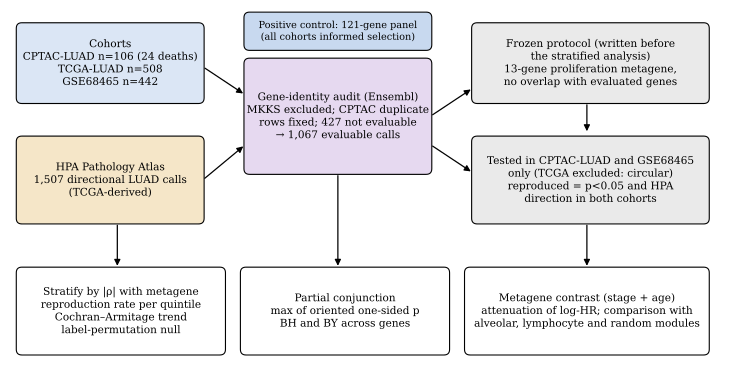

Recreate this plot in Python.
import matplotlib; matplotlib.use('Agg'); import matplotlib.pyplot as plt
from matplotlib.patches import FancyBboxPatch, FancyArrowPatch
plt.rcParams.update({'font.size':8,'font.family':'serif'})
fig,ax=plt.subplots(figsize=(9.2,4.6)); ax.set_xlim(0,10); ax.set_ylim(0,5); ax.axis('off')
def box(x,y,w,h,t,c,fs=7.6,bold=False):
    ax.add_patch(FancyBboxPatch((x,y),w,h,boxstyle='round,pad=0.02,rounding_size=0.08',fc=c,ec='k',lw=.8))
    ax.text(x+w/2,y+h/2,t,ha='center',va='center',fontsize=fs,fontweight='bold' if bold else 'normal',linespacing=1.3)
def arr(a,b): ax.add_patch(FancyArrowPatch(a,b,arrowstyle='-|>',mutation_scale=9,lw=.9,color='k'))
box(0.1,3.7,2.6,1.1,'Cohorts\nCPTAC-LUAD n=106 (24 deaths)\nTCGA-LUAD n=508\nGSE68465 n=442','#dbe6f5')
box(0.1,2.0,2.6,1.2,'HPA Pathology Atlas\n1,507 directional LUAD calls\n(TCGA-derived)','#f5e6c8')
box(3.3,2.7,2.6,1.6,'Gene-identity audit (Ensembl)\nMKKS excluded; CPTAC duplicate\nrows fixed; 427 not evaluable\n→ 1,067 evaluable calls','#e6d9f0',bold=False)
box(6.5,3.7,3.3,1.1,'Frozen protocol (written before\nthe stratified analysis)\n13-gene proliferation metagene,\nno overlap with evaluated genes','#eaeaea')
box(6.5,2.0,3.3,1.2,'Tested in CPTAC-LUAD and GSE68465\nonly (TCGA excluded: circular)\nreproduced = p<0.05 and HPA\ndirection in both cohorts','#eaeaea')
box(0.1,0.15,2.9,1.2,'Stratify by |ρ| with metagene\nreproduction rate per quintile\nCochran–Armitage trend\nlabel-permutation null','#ffffff',bold=False)
box(3.25,0.15,2.9,1.2,'Partial conjunction\nmax of oriented one-sided p\nBH and BY across genes','#ffffff')
box(6.4,0.15,3.4,1.2,'Metagene contrast (stage + age)\nattenuation of log-HR; comparison with\nalveolar, lymphocyte and random modules','#ffffff')
box(3.3,4.45,2.6,0.5,'Positive control: 121-gene panel\n(all cohorts informed selection)','#c8d9ef',fs=7)
arr((2.7,4.2),(3.3,3.8)); arr((2.7,2.6),(3.3,3.1)); arr((5.9,3.5),(6.5,3.9)); arr((5.9,3.1),(6.5,2.7)); arr((8.1,3.7),(8.1,3.25))
arr((1.5,2.0),(1.5,1.35)); arr((4.6,2.7),(4.6,1.35)); arr((8.1,2.0),(8.1,1.35))
plt.savefig('fig/fig0_diseno.pdf',bbox_inches='tight'); plt.savefig('fig/fig0_diseno.png',dpi=200,bbox_inches='tight')
